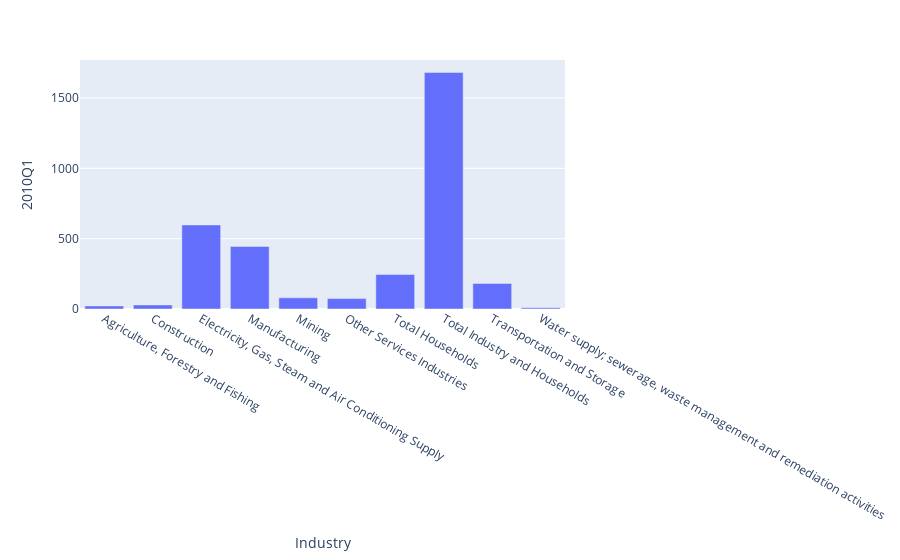

Notebook source saved alongside this figure:
### Code cell
fig = px.bar(grouped[grouped['Gas Type'] == 'Carbon dioxide'], x='Industry', y='2010Q1')
fig.show()

### Figure 1 — Plotly figure (JSON) as saved in the notebook; plotly's stock layout.template omitted (floating-point values rounded to 4 significant figures)
{"data": [{"alignmentgroup": "True", "hovertemplate": "Industry=%{x}<br>2010Q1=%{y}<extra></extra>", "legendgroup": "", "marker": {"color": "#636efa", "pattern": {"shape": ""}}, "name": "", "offsetgroup": "", "orientation": "v", "showlegend": false, "textposition": "auto", "type": "bar", "x": ["Agriculture, Forestry and Fishing", "Construction", "Electricity, Gas, Steam and Air Conditioning Supply", "Manufacturing", "Mining", "Other Services Industries", "Total Households", "Total Industry and Households", "Transportation and Storage", "Water supply; sewerage, waste management and remediation activities"], "xaxis": "x", "y": [21.62, 28.85, 597.7, 444.7, 79.41, 73.79, 245.6, 1682.0, 181.7, 8.174], "yaxis": "y"}], "layout": {"barmode": "relative", "legend": {"tracegroupgap": 0}, "margin": {"t": 60}, "xaxis": {"anchor": "y", "domain": [0, 1], "title": {"text": "Industry"}}, "yaxis": {"anchor": "x", "domain": [0, 1], "title": {"text": "2010Q1"}}}}
